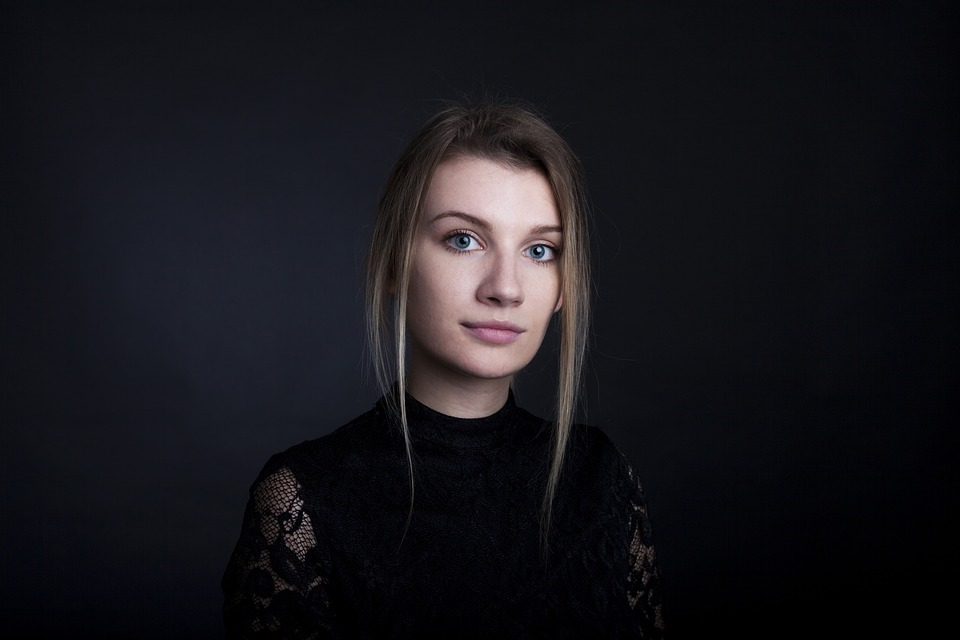
#> input picture opencv-tutorial-study-master/taskImage/canny.jpg, 960 x 640 px, found by its file name
$ python pyramid.py
#> lines starting #> are read from the running program, lines starting #| are printed output that depends on the picture
import cv2
import numpy as np
from matplotlib import pyplot as plt
import os

os.chdir('C:\\Users\\user\\Desktop\\opencv')

img = cv2.imread('canny.jpg',1)
#> img is the input picture: shape (640, 960, 3); mean B, G, R 26.9, 22.2, 23.1

titles = ['orginal', 'level1', 'level2', 'level3']

images = []
images.append(img)

for i in range(3):
    img = cv2.pyrDown(img)
    images.append(img)
#> this loop made 3 passes
#> pass 3, `img = cv2.pyrDown(img)`:
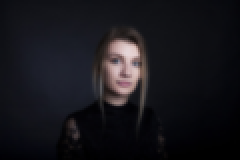
#> img: shape (80, 120, 3) (shown 2 times larger); mean B, G, R 27.1, 22.3, 23.2
#> after the loop, images = 4 items

for i in range(4):
    cv2.imshow(titles[i], images[i])

cv2.waitKey(0)
cv2.destroyAllWindows()
